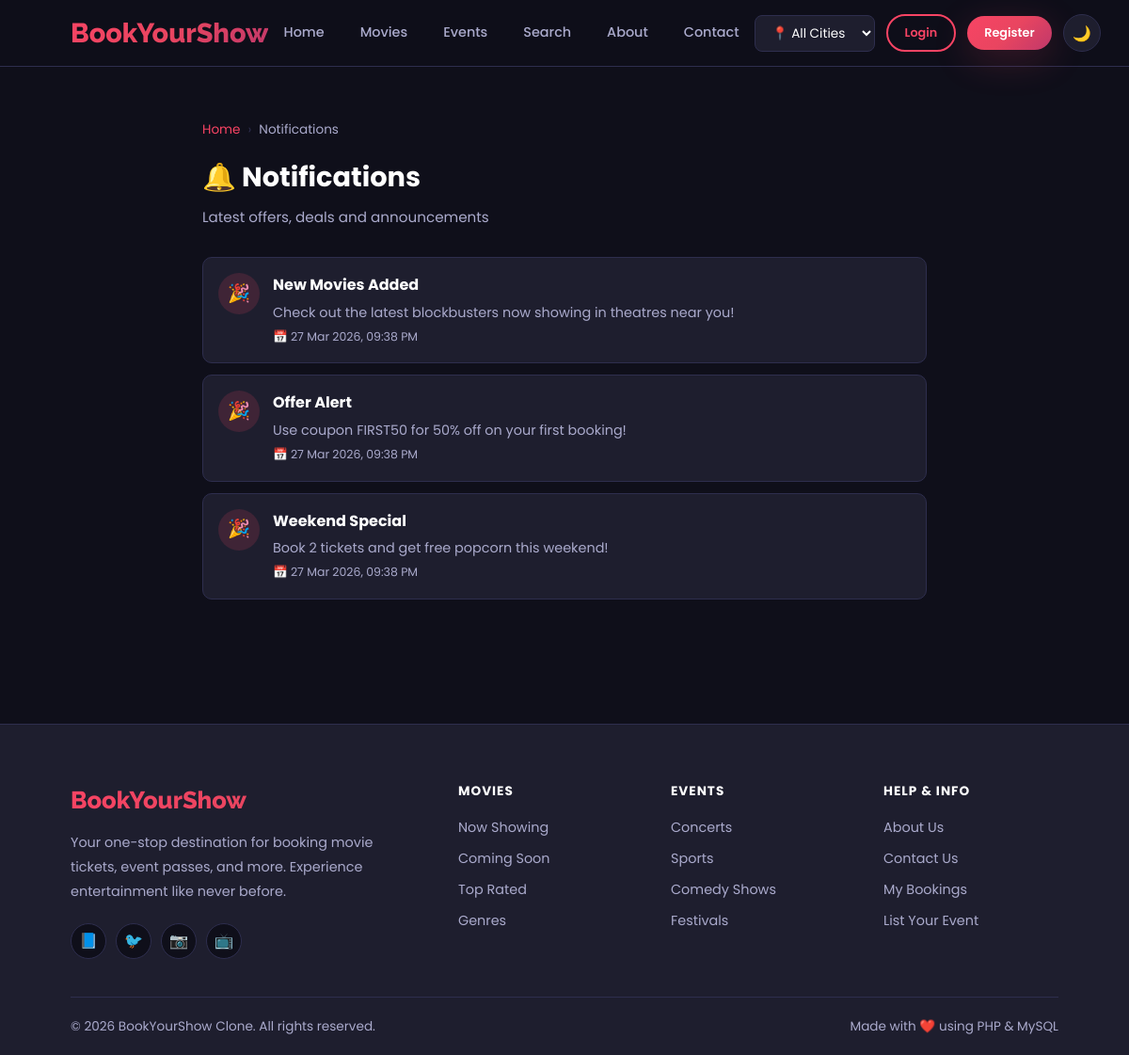
Page /notifications.php on the earlier database version.
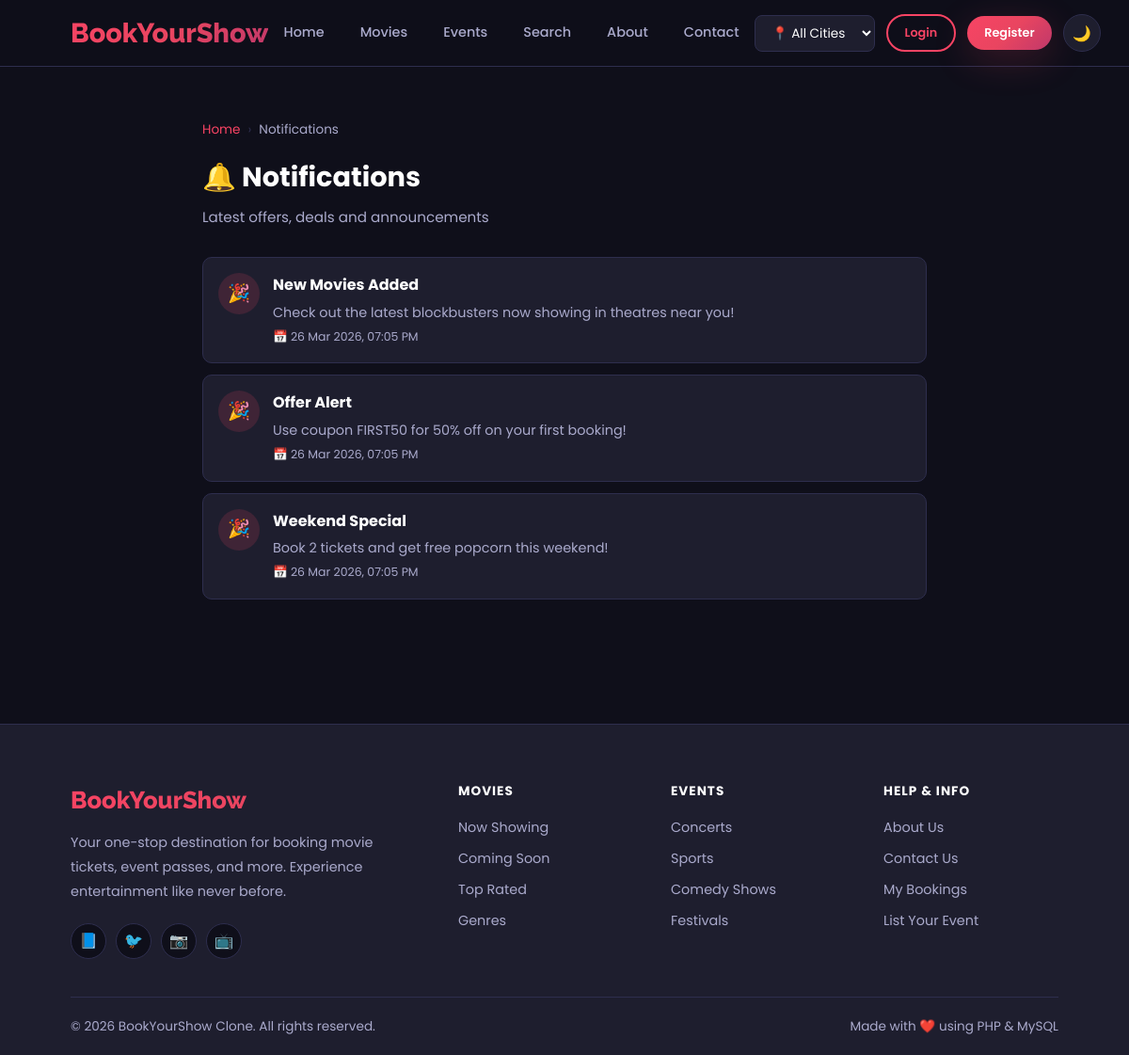
Same page on the later database version.
### tables this page shows
CREATE TABLE `notifications` (
  `notification_id` int(11) NOT NULL AUTO_INCREMENT,
  `title` varchar(150) DEFAULT NULL,
  `message` text DEFAULT NULL,
  `created_at` timestamp NOT NULL DEFAULT current_timestamp(),
  PRIMARY KEY (`notification_id`)
);

### notifications.php (the view, shortened to what this page needs)
<?php
require_once 'config/config.php';
$notifications = $conn->query("SELECT * FROM notifications ORDER BY created_at DESC");
include 'includes/header.php';
?>
<div class="container" style="padding:40px 15px;max-width:800px;">
    <div class="breadcrumb"><a href="index.php">Home</a> <span class="separator">›</span><span>Notifications</span></div>
    <h2 class="section-title" style="margin-bottom:8px;">🔔 Notifications</h2>
    <p class="section-subtitle">Latest offers, deals and announcements</p>
    <?php if ($notifications->num_rows === 0): ?>
    <div style="text-align:center;padding:60px;color:var(--text-muted);">
        <div style="font-size:3rem;">🔔</div><p>No notifications yet.</p>
    </div>
    <?php else: while($n = $notifications->fetch_assoc()): ?>
    <div class="notification-item">
        <div class="notification-icon">🎉</div>
        <div>
            <strong><?php echo htmlspecialchars($n['title']); ?></strong>
            <p style="color:var(--text-muted);font-size:0.9rem;margin-top:5px;"><?php echo htmlspecialchars($n['message']); ?></p>
            <small style="color:var(--text-muted);font-size:0.78rem;">📅 <?php echo date('d M Y, h:i A', strtotime($n['created_at'])); ?></small>
        </div>
    </div>
    <?php endwhile; endif; ?>
</div>
<?php include 'includes/footer.php'; ?>

Differences in the rows shown:
changed notifications "New Movies Added": created_at "27 Mar 2026, 09:38 PM" → "26 Mar 2026, 07:05 PM"
changed notifications "Offer Alert": created_at "27 Mar 2026, 09:38 PM" → "26 Mar 2026, 07:05 PM"
changed notifications "Weekend Special": created_at "27 Mar 2026, 09:38 PM" → "26 Mar 2026, 07:05 PM"
